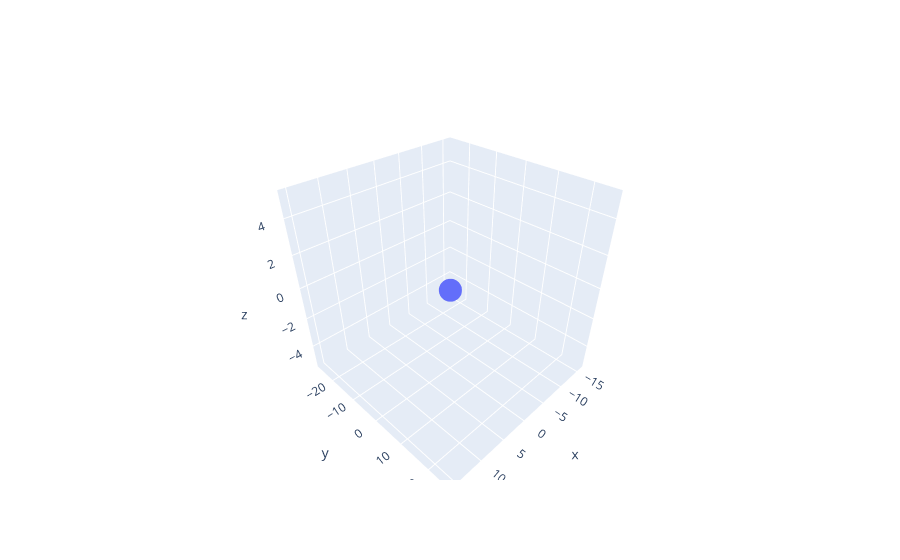

The cell this chart's notebook holds for it:
### Code cell
A = np.array( [ [3,1.5],
                [5,2.5],
                [1, .5] ] )

points = scalars@A.T

fig = go.Figure( data=[go.Scatter3d(x=points[:,0], y=points[:,1], z=points[:,2], mode='markers')])
fig.show()
